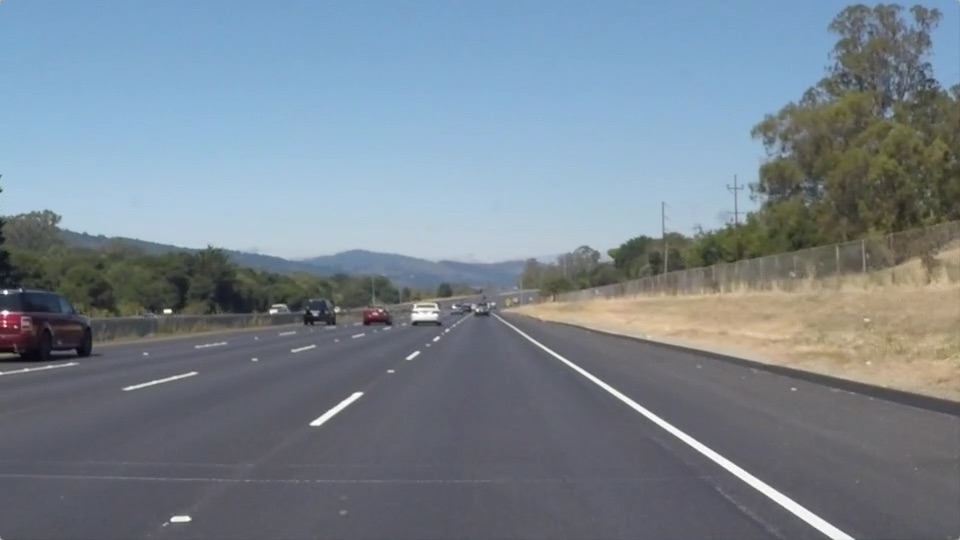
#> input picture CarND-LaneLines-P1/test_images/solidWhiteRight.jpg, 960 x 540 px, found by its file name
$ jupyter execute --allow-errors 'P1_other .ipynb'   (shell and % lines are left out)
#> lines starting #> are read from the running program, lines starting #| are printed output that depends on the picture; after the words box and inside, x2 and y2 are one past the last pixel; in counts of white or black regions, pixels touching at a corner belong together; long printed decimals are rounded
#> further down, image is the input picture: shape (540, 960, 3); mean R, G, B 120.3, 132.6, 143.7
#| This image is: <class 'numpy.ndarray'> with dimensions: (540, 960, 3)
# Self-Driving Car Engineer Nanodegree

## Project: **Finding Lane Lines on the Road**
***
In this project, you will use the tools you learned about in the lesson to identify lane lines on the road.  You can develop your pipeline on a series of individual images, and later apply the result to a video stream (really just a series of images). Check out the video clip "raw-lines-example.mp4" (also contained in this repository) to see what the output should look like after using the helper functions below.

Once you have a result that looks roughly like "raw-lines-example.mp4", you'll need to get creative and try to average and/or extrapolate the line segments you've detected to map out the full extent of the lane lines.  You can see an example of the result you're going for in the video "P1_example.mp4".  Ultimately, you would like to draw just one line for the left side of the lane, and one for the right.

In addition to implementing code, there is a brief writeup to complete. The writeup should be completed in a separate file, which can be either a markdown file or a pdf document. There is a [write up template](https://github.com/udacity/CarND-LaneLines-P1/blob/master/writeup_template.md) that can be used to guide the writing process. Completing both the code in the Ipython notebook and the writeup template will cover all of the [rubric points](https://review.udacity.com/#!/rubrics/322/view) for this project.

---
Let's have a look at our first image called 'test_images/solidWhiteRight.jpg'.  Run the 2 cells below (hit Shift-Enter or the "play" button above) to display the image.

**Note: If, at any point, you encounter frozen display windows or other confounding issues, you can always start again with a clean slate by going to the "Kernel" menu above and selecting "Restart & Clear Output".**

---

**The tools you have are color selection, region of interest selection, grayscaling, Gaussian smoothing, Canny Edge Detection and Hough Tranform line detection.  You  are also free to explore and try other techniques that were not presented in the lesson.  Your goal is piece together a pipeline to detect the line segments in the image, then average/extrapolate them and draw them onto the image for display (as below).  Once you have a working pipeline, try it out on the video stream below.**

---

<figure>

 <figcaption>
 <p></p>
 <p style="text-align: center;"> Your output should look something like this (above) after detecting line segments using the helper functions below </p>
 </figcaption>
</figure>
 <p></p>
<figure>

 <figcaption>
 <p></p>
 <p style="text-align: center;"> Your goal is to connect/average/extrapolate line segments to get output like this</p>
 </figcaption>
</figure>

**Run the cell below to import some packages.  If you get an `import error` for a package you've already installed, try changing your kernel (select the Kernel menu above --> Change Kernel).  Still have problems?  Try relaunching Jupyter Notebook from the terminal prompt.  Also, consult the forums for more troubleshooting tips.**

## Import Packages

[cell 1]
#importing some useful packages
import matplotlib.pyplot as plt
import matplotlib.image as mpimg
import numpy as np
import cv2

## Read in an Image

## Ideas for Lane Detection Pipeline

**Some OpenCV functions (beyond those introduced in the lesson) that might be useful for this project are:**

`cv2.inRange()` for color selection
`cv2.fillPoly()` for regions selection
`cv2.line()` to draw lines on an image given endpoints
`cv2.addWeighted()` to coadd / overlay two images
`cv2.cvtColor()` to grayscale or change color
`cv2.imwrite()` to output images to file
`cv2.bitwise_and()` to apply a mask to an image

**Check out the OpenCV documentation to learn about these and discover even more awesome functionality!**

## Helper Functions

Below are some helper functions to help get you started. They should look familiar from the lesson!

[cell 2]
import math

def grayscale(img):
    """Applies the Grayscale transform
    This will return an image with only one color channel
    but NOTE: to see the returned image as grayscale
    (assuming your grayscaled image is called 'gray')
    you should call plt.imshow(gray, cmap='gray')"""
    return cv2.cvtColor(img, cv2.COLOR_RGB2GRAY)
    # Or use BGR2GRAY if you read an image with cv2.imread()
    # return cv2.cvtColor(img, cv2.COLOR_BGR2GRAY)

def canny(img, low_threshold, high_threshold):
    """Applies the Canny transform"""
    return cv2.Canny(img, low_threshold, high_threshold)

def gaussian_blur(img, kernel_size):
    """Applies a Gaussian Noise kernel"""
    return cv2.GaussianBlur(img, (kernel_size, kernel_size), 0)

def region_of_interest(img, vertices):
    """
    Applies an image mask.

    Only keeps the region of the image defined by the polygon
    formed from `vertices`. The rest of the image is set to black.
    `vertices` should be a numpy array of integer points.
    """
    #defining a blank mask to start with
    mask = np.zeros_like(img)

    #defining a 3 channel or 1 channel color to fill the mask with depending on the input image
    if len(img.shape) > 2:
        channel_count = img.shape[2]  # i.e. 3 or 4 depending on your image
        ignore_mask_color = (255,) * channel_count
    else:
        ignore_mask_color = 255

    #filling pixels inside the polygon defined by "vertices" with the fill color
    cv2.fillPoly(mask, vertices, ignore_mask_color)

    #returning the image only where mask pixels are nonzero
    masked_image = cv2.bitwise_and(img, mask)
    return masked_image


# [176 lines left out: functions draw_lines, draw_lines_extrapolate, hough_lines, hough_curves, not called in this run]


# Python 3 has support for cool math symbols.

def weighted_img(img, initial_img, α=0.8, β=1., γ=0.):
    """
    `img` is the output of the hough_lines(), An image with lines drawn on it.
    Should be a blank image (all black) with lines drawn on it.

    `initial_img` should be the image before any processing.

    The result image is computed as follows:

    initial_img * α + img * β + γ
    NOTE: initial_img and img must be the same shape!
    """
    #plt.imshow(initial_img)
    #plt.show()
    plt.imshow(cv2.addWeighted(initial_img, α, img, β, γ))
    plt.show()


    return cv2.addWeighted(initial_img, α, img, β, γ)


# [23 lines left out: functions separate_lines, filter_image, not called in this run]

[cell 3]
def remove_noise(image, kernel_size):
    return cv2.GaussianBlur(image, (kernel_size, kernel_size), 0)


def gaussian_blur(img, kernel_size):
    """Applies a Gaussian Noise kernel"""
#> called with kernel_size = 3
    return cv2.GaussianBlur(img, (kernel_size, kernel_size), 0)
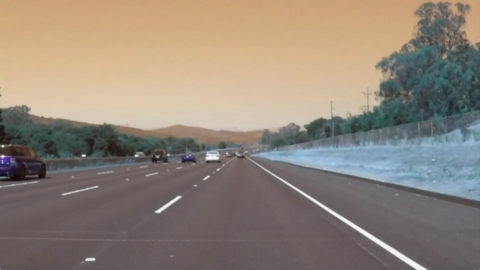
#> returned value: shape (540, 960, 3) (shown at 1/2 size); mean of channels 0, 1, 2 120.3, 132.6, 143.7; drawn as B, G, R


def discard_colors(image):
    return cv2.cvtColor(image, cv2.COLOR_BGR2GRAY)
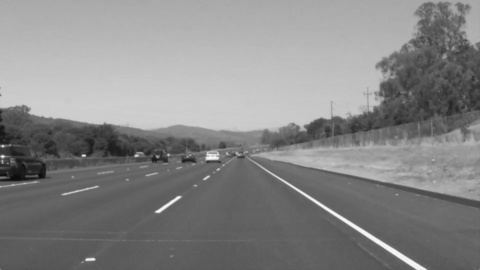
#> returned value: shape (540, 960) (shown at 1/2 size); min 11, max 253, mean 134.5

def detect_edges(image, low_threshold, high_threshold):
#> called with low_threshold = 50, high_threshold = 150
    return cv2.Canny(image, low_threshold, high_threshold)
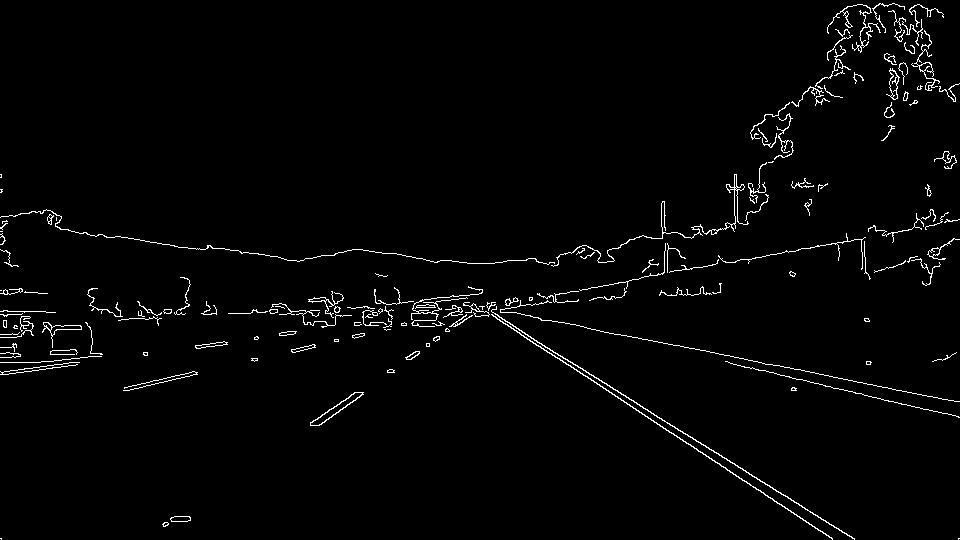
#> returned value: shape (540, 960); 2% white in thin lines or dots


# [4 lines left out: function draw_lines, not called in this run]


def hough_lines(image, rho, theta, threshold, min_line_len, max_line_gap):
    lines = cv2.HoughLinesP(image, rho, theta, threshold, np.array([]), minLineLength=min_line_len, maxLineGap=max_line_gap)
    return lines


def slope(x1, y1, x2, y2):
    return (y1 - y2) / (x1 - x2)

def separate_lines(lines):
    right = []
    left = []
    for x1,y1,x2,y2 in lines[:, 0]:
        m = slope(x1,y1,x2,y2)
        if m >= 0:
            right.append([x1,y1,x2,y2,m])
        else:
            left.append([x1,y1,x2,y2,m])
    return right, left


# [17 lines left out: functions reject_outliers, lines_linreg, not called in this run]


def lines_linreg(lines_array):
    x = np.reshape(lines_array[:, [0, 2]], (1, len(lines_array) * 2))[0]
    y = np.reshape(lines_array[:, [1, 3]], (1, len(lines_array) * 2))[0]
    A = np.vstack([x, np.ones(len(x))]).T
    m, c = np.linalg.lstsq(A, y)[0]
    x = np.array(x)
    y = np.array(x * m + c)


    min_y = np.min(y)
    # Calculate the top point using the slopes and intercepts we got from linear regression.
    top_point = np.array([(min_y - c) / m, min_y], dtype=int)
    # Repeat this process to find the bottom left point.
    ##max_y = np.max(y)
    ##bot_point = np.array([(max_y - c) / m, max_y], dtype=int)

    y1 = min_y
    x1 = (min_y - c) / m

    y2 = max_y
    x2 = (max_y - c) / m

    return x1,y1,x2,y2


# [5 lines left out: function extend_point, not called in this run]

[cell 4]
#reading in an image
image = mpimg.imread('test_images/solidWhiteRight.jpg')

#printing out some stats and plotting
print('This image is:', type(image), 'with dimensions:', image.shape)
plt.imshow(image)  # if you wanted to show a single color channel image called 'gray', for example, call as plt.imshow(gray, cmap='gray')

## Step0: Apply Blur

[cell 5]
blur=gaussian_blur(image,3)
plt.imshow(blur,cmap='gray')

## Step1: Convert to grayscale

[cell 6]
gray=discard_colors(blur)
plt.imshow(gray,cmap='gray')

## Step2: Removing Blur

[cell 7]
edges = detect_edges(gray, low_threshold=50, high_threshold=150)
plt.imshow(edges, cmap='gray')

## Step3: Define region of interest

[cell 8]
vertices=np.array([[100,image.shape[0]],[940,image.shape[0]],[700,image.shape[1]*0.40],[250,image.shape[1]*0.4]])
region=region_of_interest(edges,np.array([vertices], dtype=np.int32))
#> in region_of_interest, `cv2.fillPoly(mask, vertices, ignore_mask_color)`:
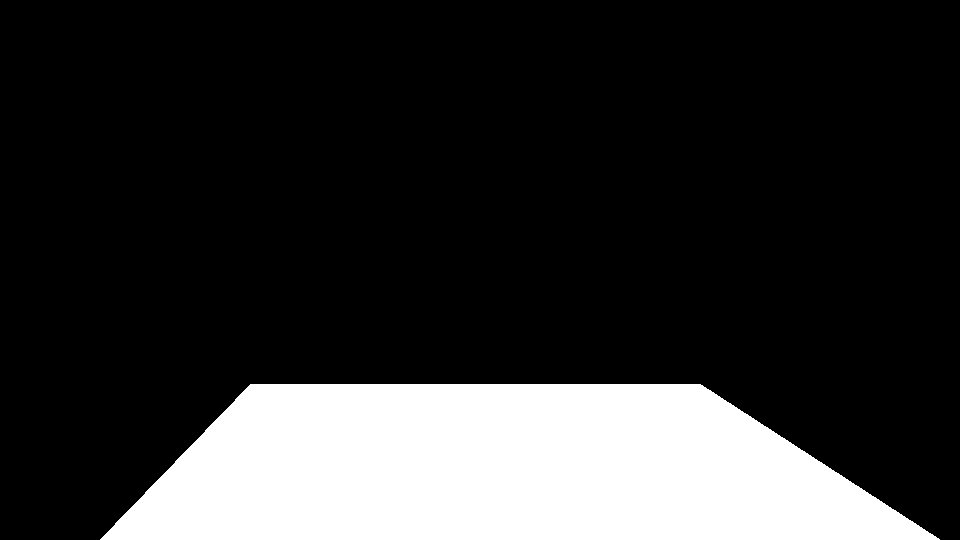
#> mask: shape (540, 960); 19.4% white; 1 white region, box (x1, y1, x2, y2) and area: (100, 384, 940, 540) 100740
#> in region_of_interest, `masked_image = cv2.bitwise_and(img, mask)`:
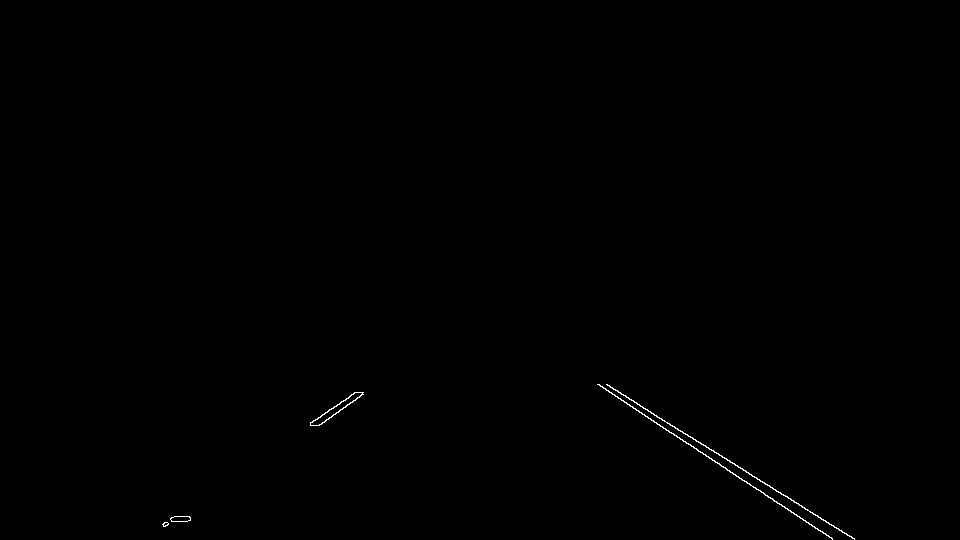
#> masked_image: shape (540, 960); 0.2% white in thin lines or dots, all inside (x1, y1, x2, y2) = (162, 384, 855, 540)
plt.imshow(region,cmap='gray')

[cell 9]
rho = 0.8
theta = np.pi/180
threshold = 25
min_line_len = 50
max_line_gap = 200
lines = hough_lines(region, rho, theta, threshold, min_line_len, max_line_gap)
#> in hough_lines, `lines = cv2.HoughLinesP(image, rho, theta, threshold, np.array([]), mi..`: lines = [[606, 384, 854, 539], [624, 402, 832, 538], [597, 384, 772, 498], [163, 526, 355, 392], [187, 521, 362, 394], [721, 466, 831, 538]]

[cell 10]
right_lines, left_lines = separate_lines(lines)
#> the loop in separate_lines, `for x1,y1,x2,y2 in lines[:, 0]:` made 6 passes
#> (x1, y1, x2, y2, m) on passes 1 to 6: (606, 384, 854, 539, 0.625), (624, 402, 832, 538, 0.654), (597, 384, 772, 498, 0.651), (163, 526, 355, 392, -0.698), (187, 521, 362, 394, -0.726), (721, 466, 831, 538, 0.655)
#> after the loop in separate_lines, `for x1,y1,x2,y2 in lines[:, 0]:`: left = [[163, 526, 355, 392, -0.698], [187, 521, 362, 394, -0.726]]; right = [[606, 384, 854, 539, 0.625], [624, 402, 832, 538, 0.654], [597, 384, 772, 498, 0.651], [721, 466, 831, 538, 0.655]]
#> right_lines has the same summary as right in separate_lines; left_lines has the same summary as left in separate_lines

[cell 11]
print(right_lines)
#| [[606, 384, 854, 539, 0.625], [624, 402, 832, 538, 0.6538], [597, 384, 772, 498, 0.6514], [721, 466, 831, 538, 0.6545]]

[cell 12]
print(left_lines)
#| [[163, 526, 355, 392, -0.6979], [187, 521, 362, 394, -0.7257]]

[cell 13]
def reject_outliers(data, cutoff, threshold=0.08):
#> called with cutoff = (0.45, 0.75), threshold = 0.08
    data = np.array(data)
#> data has the same summary as right in separate_lines
    data = data[(data[:, 4] >= cutoff[0]) & (data[:, 4] <= cutoff[1])]
    m = np.mean(data[:, 4], axis=0)
#> m = 0.646
    return data[(data[:, 4] <= m+threshold) & (data[:, 4] >= m-threshold)]

[cell 14]
if right_lines and left_lines:
    right = reject_outliers(right_lines,  cutoff=(0.45, 0.75))
    left = reject_outliers(left_lines, cutoff=(-0.85, -0.6))

#> (a cell that did not finish here is left out)

[cell 16]
print('[x1,y1,x2,y2,m]')
print(right_lines)
#| [[606, 384, 854, 539, 0.625], [624, 402, 832, 538, 0.6538], [597, 384, 772, 498, 0.6514], [721, 466, 831, 538, 0.6545]]

[cell 17]
right_lines
#> Out has the same summary as right in separate_lines

[cell 18]
def get_average_line(lines):

    dt=np.array(lines)
#> dt has the same summary as right in separate_lines
    x = np.reshape(dt[:, [0, 2]], (1, len(dt) * 2))[0]
#> x = [606, 854, 624, 832, 597, 772, 721, 831]
    y = np.reshape(dt[:, [1, 3]], (1, len(dt) * 2))[0]
#> y = [384, 539, 402, 538, 384, 498, 466, 538]
    slope_hat=np.mean((dt[:,3]-dt[:,1])/(dt[:,2]-dt[:,0]))
#> slope_hat = 0.646

    x_hat=np.mean(x)
#> x_hat = 729.6
    y_hat=np.mean(y)
#> y_hat = 468.6

    y1_f=330 ## take one coordinate on the top
    y2_f=540 ## take one coordinate on the bottom


    x1_f= int((y1_f-y_hat)/slope_hat+x_hat)
#> x1_f = 515
    x2_f= int((y2_f-y_hat)/slope_hat+x_hat)
#> x2_f = 840

    return x1_f,y1_f,x2_f,y2_f

[cell 19]
get_average_line(right_lines)
#> Out = (515, 330, 840, 540)

[cell 20]
get_average_line(left_lines)
#> Out = (446, 330, 151, 540)

[cell 21]
get_average_line(left_lines)
#> Out = (446, 330, 151, 540)

#> (a cell that did not finish here is left out)

[cell 23]
left_lines
#> Out has the same summary as left in separate_lines

[cell 24]
lines_array=np.array(right_lines)
#> lines_array has the same summary as right in separate_lines
x = np.reshape(lines_array[:, [0, 2]], (1, len(lines_array) * 2))[0]
#> x = [606, 854, 624, 832, 597, 772, 721, 831]
y = np.reshape(lines_array[:, [1, 3]], (1, len(lines_array) * 2))[0]
#> y = [384, 539, 402, 538, 384, 498, 466, 538]
print(x)
#| [606. 854. 624. 832. 597. 772. 721. 831.]
print(y)
#| [384. 539. 402. 538. 384. 498. 466. 538.]

[cell 25]
A = np.vstack([x, np.ones(len(x))]).T
#> A = [[606, 1], [854, 1], [624, 1], [832, 1], [597, 1], [772, 1], [721, 1], [831, 1]]
m, c = np.linalg.lstsq(A, y)[0]
#> m = 0.644; c = -1.15
x = np.array(x)
y = np.array(x * m + c)
#> y = [389, 548.7, 400.6, 534.5, 383.2, 495.9, 463.1, 533.9]

[cell 26]
min_y = np.min(y)
#> min_y = 383.2
# Calculate the top point using the slopes and intercepts we got from linear regression.
top_point = np.array([(min_y - c) / m, min_y], dtype=int)
#> top_point = [597, 383]
# Repeat this process to find the bottom left point.
max_y = np.max(y)
#> max_y = 548.7
bot_point = np.array([(max_y - c) / m, max_y], dtype=int)
#> bot_point = [854, 548]

[cell 27]
top_point
#> Out = [597, 383]

[cell 28]
bot_point
#> Out = [854, 548]

[cell 29]
np.array(left_lines)
#> Out has the same summary as left in separate_lines

[cell 30]
np.array(right_lines)[:,0:4]
#> Out = [[606, 384, 854, 539], [624, 402, 832, 538], [597, 384, 772, 498], [721, 466, 831, 538]]

[cell 31]
x, y, m, c = lines_linreg(np.array(right_lines))
#> in lines_linreg, `x = np.reshape(lines_array[:, [0, 2]], (1, len(lines_array) * 2))[0]`: x = [606, 854, 624, 832, 597, 772, 721, 831]
#> in lines_linreg, `y = np.reshape(lines_array[:, [1, 3]], (1, len(lines_array) * 2))[0]`: y = [384, 539, 402, 538, 384, 498, 466, 538]
#> in lines_linreg, `m, c = np.linalg.lstsq(A, y)[0]`: m = 0.644; c = -1.15
#> in lines_linreg, `y = np.array(x * m + c)`: y = [389, 548.7, 400.6, 534.5, 383.2, 495.9, 463.1, 533.9]
#> in lines_linreg, `min_y = np.min(y)`: min_y = 383.2
#> in lines_linreg, `top_point = np.array([(min_y - c) / m, min_y], dtype=int)`: top_point = [597, 383]
#> in lines_linreg, `y1 = min_y`: y1 = 383.2
#> in lines_linreg, `x1 = (min_y - c) / m`: x1 = 597
#> in lines_linreg, `y2 = max_y`: y2 = 548.7
#> in lines_linreg, `x2 = (max_y - c) / m`: x2 = 854
#> x = 597; y = 383.2; m = 854; c = 548.7
print(x,y,m,c)
#| 597.0 383.233 854.0 548.706

## Test Images

Build your pipeline to work on the images in the directory "test_images"
**You should make sure your pipeline works well on these images before you try the videos.**

## Print all images

## Build a Lane Finding Pipeline

Build the pipeline and run your solution on all test_images. Make copies into the `test_images_output` directory, and you can use the images in your writeup report.

Try tuning the various parameters, especially the low and high Canny thresholds as well as the Hough lines parameters.

## Test on Videos

You know what's cooler than drawing lanes over images? Drawing lanes over video!

We can test our solution on two provided videos:

`solidWhiteRight.mp4`

`solidYellowLeft.mp4`

**Note: if you get an import error when you run the next cell, try changing your kernel (select the Kernel menu above --> Change Kernel). Still have problems? Try relaunching Jupyter Notebook from the terminal prompt. Also, consult the forums for more troubleshooting tips.**

**If you get an error that looks like this:**
```
NeedDownloadError: Need ffmpeg exe.
You can download it by calling:
imageio.plugins.ffmpeg.download()
```
**Follow the instructions in the error message and check out [this forum post](https://discussions.udacity.com/t/project-error-of-test-on-videos/274082) for more troubleshooting tips across operating systems.**

[cell 32]
# Import everything needed to edit/save/watch video clips
from moviepy.editor import VideoFileClip
from IPython.display import HTML

[cell 33]
def process_image(image):
    # [10 lines of commented-out code are left out]


    low_threshold=50
    high_threshold=150
    ro=0.8
    theta=np.pi/180
    threshold=25
    min_line_length=50 # high value of this parameter  doen't work with dashed lines
    max_line_gap=200


    print('Step1:Convert to grayscale')
    gray=grayscale(image)

    kernel_size = 7

    print('Step2:Blur')
    blur_gray = gaussian_blur(gray, kernel_size)

    low_threshold=low_threshold
    high_threshold=high_threshold

    print('Step3:Canny edges')
    edges = canny(blur_gray, low_threshold, high_threshold)
#> in canny, `return cv2.Canny(img, low_threshold, high_threshold)`:
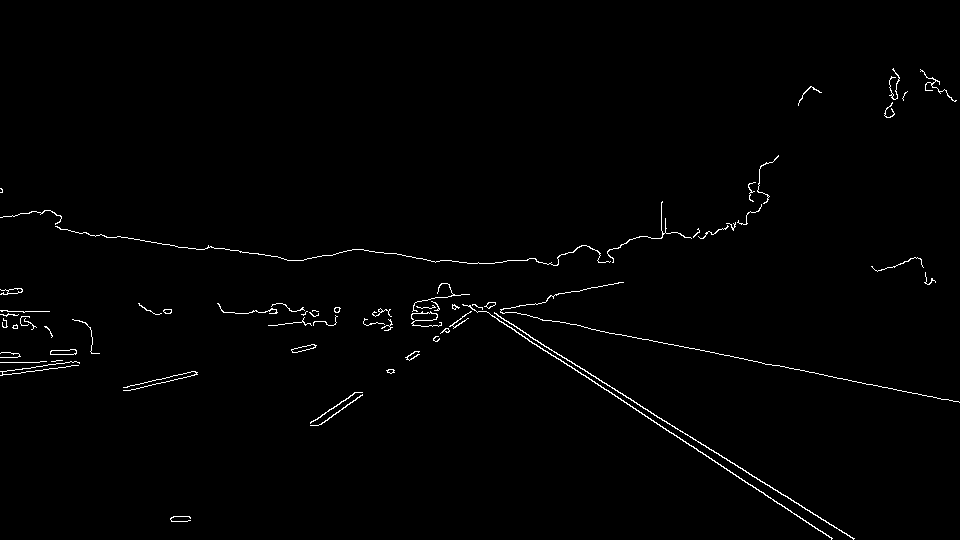
#> returned value: shape (540, 960); 1% white in thin lines or dots, all inside (x1, y1, x2, y2) = (0, 68, 960, 540)


    vertices=np.array([[100,image.shape[0]],[940,image.shape[0]],[700,image.shape[1]*0.40],[250,image.shape[1]*0.4]])

    print('Step4:Region selection')
    region=region_of_interest(edges,np.array([vertices], dtype=np.int32))


    print('Step5:Hough lines')
    plt.imshow(image)
    plt.show()


    hough_image=hough_lines(region, ro, theta, threshold, min_line_length,max_line_gap)
#> hough_image = [[606, 384, 853, 539], [601, 387, 831, 537], [607, 384, 854, 538], [597, 384, 763, 492], [698, 451, 832, 538], [170, 518, 357, 392], [186, 521, 360, 395], [171, 520, 354, 392], [189, 520, 362, 394]]


    ##hough_image=hough_curves(region, ro, theta, threshold, min_line_length,max_line_gap)

    ##lines = cv2.HoughLinesP(edges,cv2.HOUGH_PROBABILISTIC, np.pi/180, 30, minLineLength,maxLineGap)

    print('Merge original image with lines')
    final_image=weighted_img(hough_image, image, α=0.8, β=1., γ=0.)

    result=final_image

    return result
